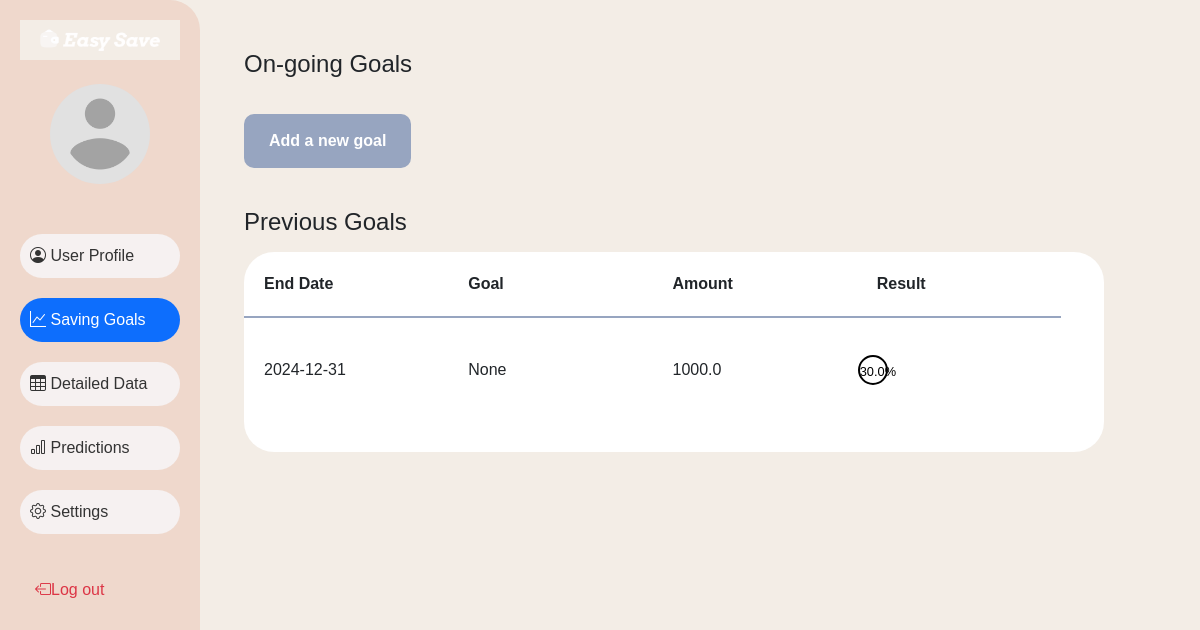
Page /savingGoal (signed in) on the committed database.
### database.py (models this page shows, shortened)
class User(db.Model):
    __tablename__ = 'user'
    user_id = db.Column(db.Integer, primary_key=True, autoincrement=True)
    username = db.Column(db.String(100), nullable=False, unique=True)
    nickname = db.Column(db.String(100),nullable=True)
    average_income = db.Column(db.Float)
    average_spending = db.Column(db.Float)
    emailaddress = db.Column(db.String(150), nullable=True)
    password = db.Column(db.String(200), nullable=True)
    age = db.Column(db.Integer)
    gender = db.Column(db.String(10))
    year_in_school = db.Column(db.String(50))
    major = db.Column(db.String(100))
    profile_picture = db.Column(db.String(200), nullable=False, default='default_picture.png')
    created_at = db.Column(db.DateTime, default=db.func.current_timestamp())
    updated_at = db.Column(db.DateTime, default=db.func.current_timestamp(), onupdate=db.func.current_timestamp())
    spendings = db.relationship('Detail', backref='user', lazy=True)
    saving_goals = db.relationship('Saving_Goal', backref='user', lazy=True)
    spendings_records = db.relationship('Record', backref='user', lazy=True)

class Saving_Goal(db.Model):
    __tablename__ = 'saving_goal'
    saving_goal_id = db.Column(db.Integer, primary_key=True, autoincrement=True)
    user_id = db.Column(db.Integer, db.ForeignKey('user.user_id'), nullable=True)
    name = db.Column(db.String(200))
    amount = db.Column(db.Float, nullable=False, default=0.0)
    start_date = db.Column(db.DateTime)
    end_date = db.Column(db.DateTime)
    progress = db.Column(db.String(100))
    progress_amount = db.Column(db.Float, nullable=False, default=0.0)

### app.py (the view, shortened to what this page needs)
@app.route('/savingGoal', methods=['GET', 'POST'])
def show_saving_goal_page():
    if 'user_id' not in session:
        return render_template('login.html')
    user_id = session.get('user_id')
    user = User.query.filter_by(user_id=user_id).first()
    goals = Saving_Goal.query.filter_by(user_id=user_id).all()  # Only fetch goals for the logged-in user
    onGoingGoals = Saving_Goal.query.filter(
        Saving_Goal.user_id == user_id,
        Saving_Goal.progress == 'ongoing').order_by(Saving_Goal.end_date.desc()).limit(4).all()
    return render_template('savingGoal.html', active_page='savingGoal', user=user, goals=goals,
                           onGoingGoals=onGoingGoals)

### app.py (called while the page is built)
@app.context_processor
def inject_time():
    import time
    return dict(time=time)

### templates/savingGoal.html (shortened to what this page needs)
{% extends "base.html" %}
{% block styles %}
    <link rel="stylesheet" href="{{ url_for('static', filename='css/savingGoal.css') }}">
{% endblock %}
{% block content %}
    <div class="goals-container">
        <h2>On-going Goals</h2>
        <button class="save-btn" id="add-goal-btn" type="button" style="margin-top: 20px;">Add a new goal</button>
        <h2 style="margin-top: 40px;">Previous Goals</h2>
        <table class="records-table" style="width: 100%; border-collapse: collapse;">
            <thead>
            <tr>
                <th style="text-align: left; padding: 20px; border-bottom: 2px solid #97A5C0;">End Date</th>
                <th style="text-align: left; padding: 20px; border-bottom: 2px solid #97A5C0;">Goal</th>
                <th style="text-align: left; padding: 20px; border-bottom: 2px solid #97A5C0;">Amount</th>
                <th style="text-align: left; padding: 20px; border-bottom: 2px solid #97A5C0;">Result</th>
            </tr>
        </thead>
        <tbody>
            {%for goal in goals%}
            <tr>
                <td style="text-align: left; padding: 20px;">{{goal.end_date.strftime('%Y-%m-%d')}}</td>
                <td style="text-align: left; padding: 20px;">{{goal.name}}</td>
                <td style="text-align: left; padding: 20px;">{{goal.amount}}</td>
                {%if goal.progress == "finished"%}
                <td style="text-align: left; padding: 20px;">
                </td>
                {%else%}
                <td>
                    <span style="font-size: 0.8em;">{{((goal.progress_amount / goal.amount) * 100) | round}}%</span>
                </td>
                {%endif%}
            <tr>
            {%endfor%}
        </tbody>
    </table>
    </div>
{% endblock %}

### templates/base.html (shortened to what this page needs)
<!DOCTYPE html>
<html lang="en">
<head>
    <link href="https://cdn.jsdelivr.net/npm/bootstrap@5.3.0/dist/css/bootstrap.min.css" rel="stylesheet">
    <link href="https://cdn.jsdelivr.net/npm/bootstrap-icons@1.10.5/font/bootstrap-icons.css" rel="stylesheet">
    <link rel="stylesheet" href="{{ url_for('static', filename='css/styles.css') }}">
    {% block styles %}{% endblock %}
</head>
<body>
    <div class="container-fluid">
        <div class="row">
            <nav id="sidebar" class="col-md-3 col-lg-2 d-md-block sidebar">
                <a href="/home">
                <img src="{{ url_for('static', filename='logo.png')}}" alt="Logo" id="topLeftImage" style=" top: 15px; width: 100%; height: 40px;">
                </a>
    <div class="position-sticky">
        <div class="text-center py-4">
            <img src="{{ url_for('static', filename='profile_pictures/' ~ (user.profile_picture | default('default_picture.png'))) }}?t={{ config['SEND_FILE_MAX_AGE_DEFAULT'] }}"
                 alt="Profile Picture" class="rounded-circle mb-3" width="100">
        </div>
                    <ul class="nav flex-column">
                        <li class="nav-item">
                            <a class="nav-link {% if active_page == 'userProfile' %}active{% endif %}" href="/userProfile">
                                <i class="bi bi-person-circle"></i> User Profile
                            </a>
                        </li>
                        <li class="nav-item">
                            <a class="nav-link {% if active_page == 'savingGoal' %}active{% endif %}" href="/savingGoal">
                                <i class="bi bi-graph-up"></i> Saving Goals
                            </a>
                        </li>
                        <li class="nav-item">
                            <a class="nav-link {% if active_page == 'detailedData' %}active{% endif %}" href="/details_and_charts">
                                <i class="bi bi-table"></i> Detailed Data
                            </a>
                        </li>
                        <li class="nav-item">
                            <a class="nav-link {% if active_page == 'predict' %}active{% endif %}" href="/predict">
                                <i class="bi bi-bar-chart"></i> Predictions
                            </a>
                        </li>
                        <li class="nav-item">
                            <a class="nav-link {% if active_page == 'setting' %}active{% endif %}" href="/setting">
                                <i class="bi bi-gear"></i> Settings
                            </a>
                        </li>
                        <li class="nav-item mt-4 logout">
                            <a class="nav-link text-danger" href="/logout">
                                <i class="bi bi-box-arrow-left"></i> Log out
                            </a>
                        </li>
                    </ul>
                </div>
            </nav>
            <main class="col-md-9 ms-sm-auto col-lg-10 px-md-4">
                {% block content %}
                {% endblock %}
            </main>
        </div>
    </div>
</body>
</html>

### static/css/styles.css (style rules this page uses)
:root { --primary-color: #0d6efd; --secondary-color: #6c757d; --accent-color: #198754; --background-color: #F3EDE6; --sidebar-bg-color: #EFD8CC; --sidebar-text-color: #333333; --header-bg-color: #EFD8CC; --header-text-color: #ffffff; --footer-bg-color: #343a40; --footer-text-color: #ffffff; --card-bg-color: #ffffff; --card-border-color: #dee2e6; --button-hover-color: #0b5ed7; --button-active-color: #0a58ca; --font-family: 'Arvo', Tahoma, Geneva, Verdana, sans-serif; }
body { font-family: var(--font-family); background-color: var(--background-color); margin: 0; padding: 0; }
#sidebar { background-color: var(--sidebar-bg-color); min-height: 100vh; padding: 20px; border-top-right-radius: 30px; border-bottom-right-radius: 30px; }
#sidebar .nav-link { color: var(--sidebar-text-color); background-color: #F6F1F1; font-weight: 500; margin: 10px 0; transition: color 0.3s, background-color 0.3s; border-radius: 30px; padding: 10px; }
#sidebar .nav-link.active { background-color: var(--primary-color); color: #ffffff !important; }
#sidebar .text-danger { margin-top: auto; background-color: transparent; padding-left: 15px; display: flex; align-items: center; }
#sidebar img { width: 100px; height: 100px; object-fit: cover; }
main { padding: 30px; background-color: var(--background-color); }

### static/css/savingGoal.css (style rules this page uses)
.goals-container { max-width: 900px; padding: 20px; }
.goals-container h2 { font-size: 1.5em; margin-bottom: 15px; }
.save-btn { align-self: flex-end; padding: 15px 25px; border: none; border-radius: 10px; background-color: #97A5C0; color: #fff; font-weight: bold; cursor: pointer; font-size: 1em; margin-top: 20px; }
.records-table { background-color: #FFFFFF; display: block; max-height: 200px; overflow-y: auto; border-radius: 30px; }
.records-table thead, records-table tbody { padding-left: 50px; }
.records-table thead, .records-table tbody tr { display: table; width: 95%; table-layout: fixed; margin-bottom: 20px; }
.records-table tbody tr { padding-left: 20px; }
.records-table span { display: inline-block; width: 30px; height: 30px; border: 2px solid #000000; border-radius: 30px; text-align: center; line-height: 30px; color: black; }

### rows in the picture
User: profile_picture (placeholder picture)
Saving_Goal: end_date "2024-12-31", name "None", amount "1000.0", ((goal.progress_amount/goal.amount)*100)|round "30.0"
